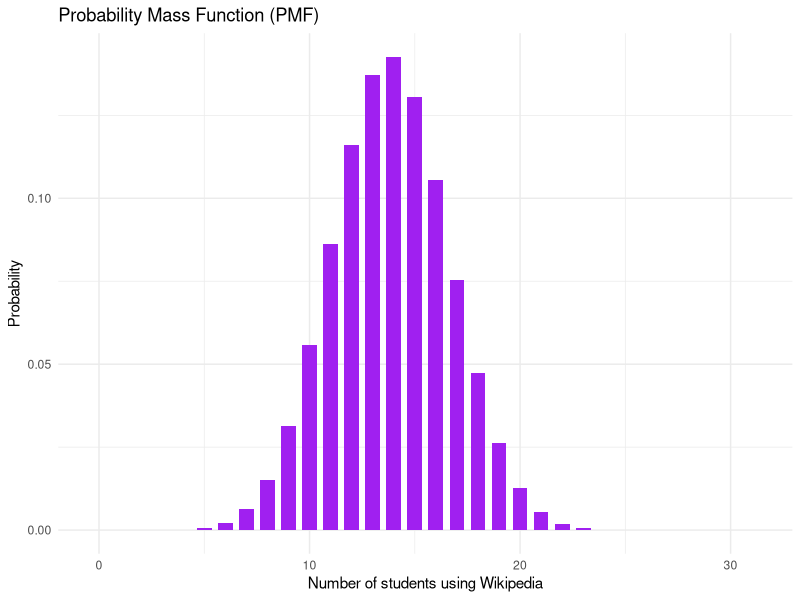
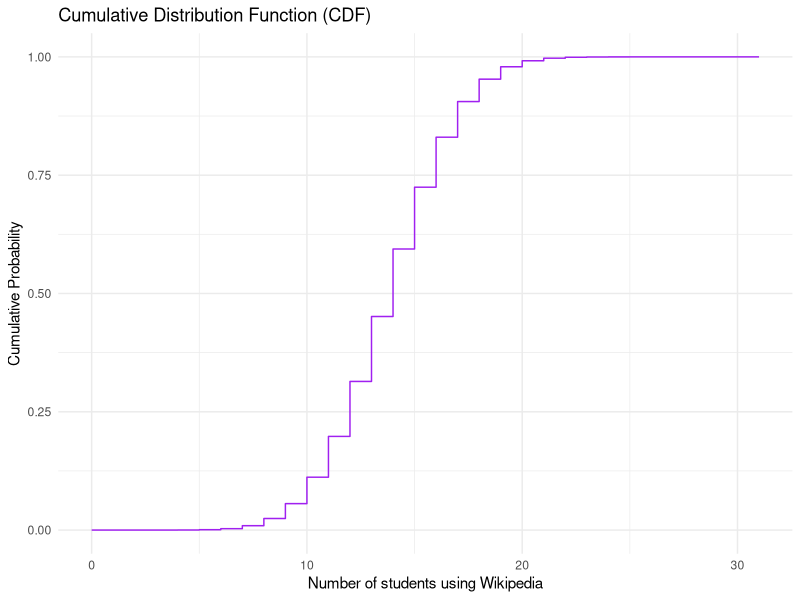
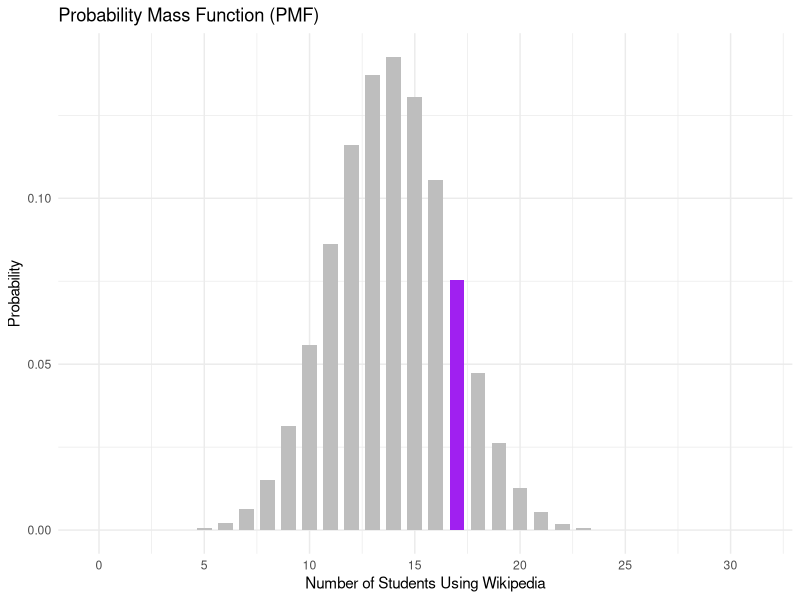
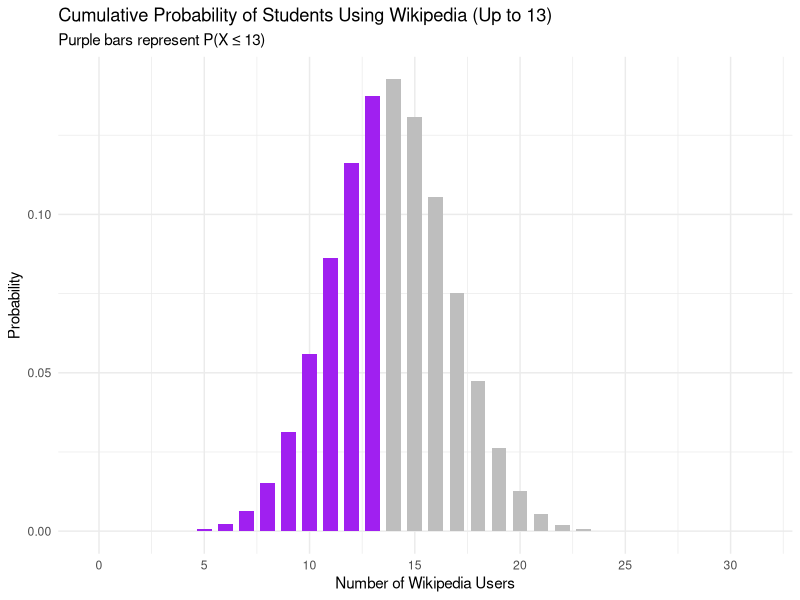
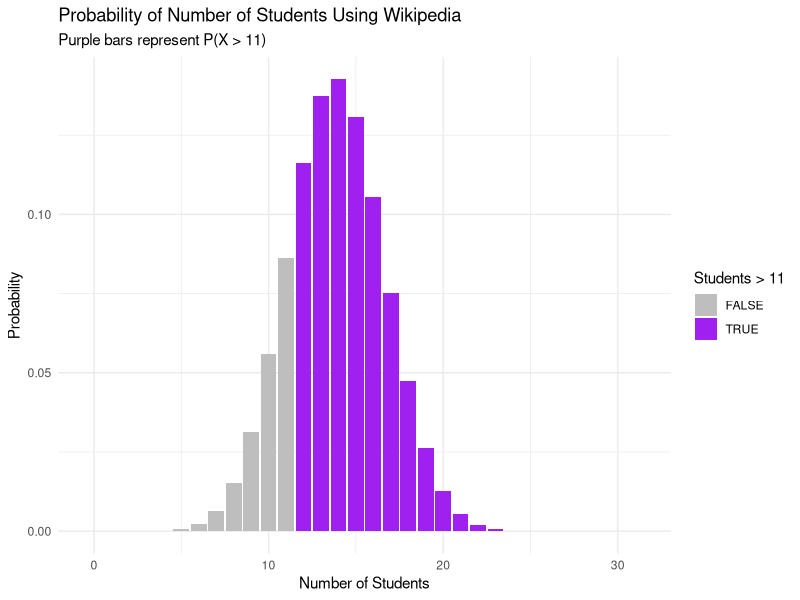
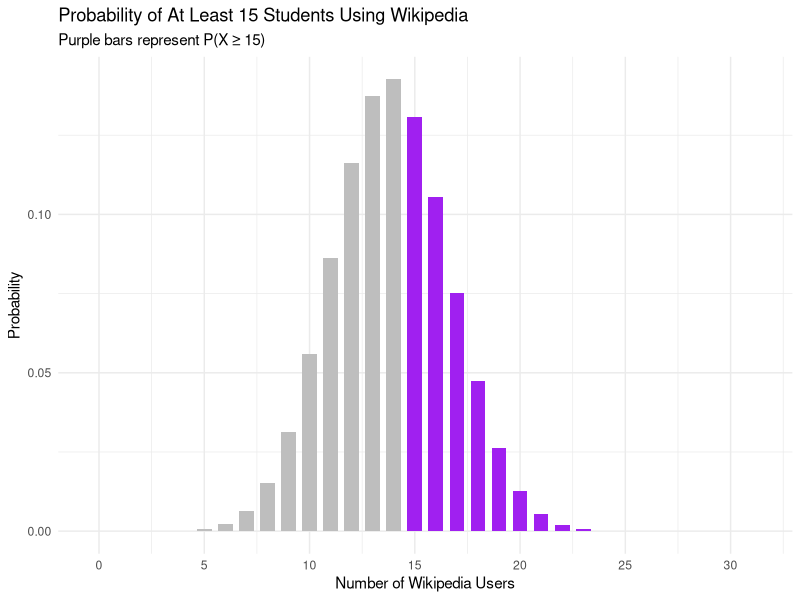
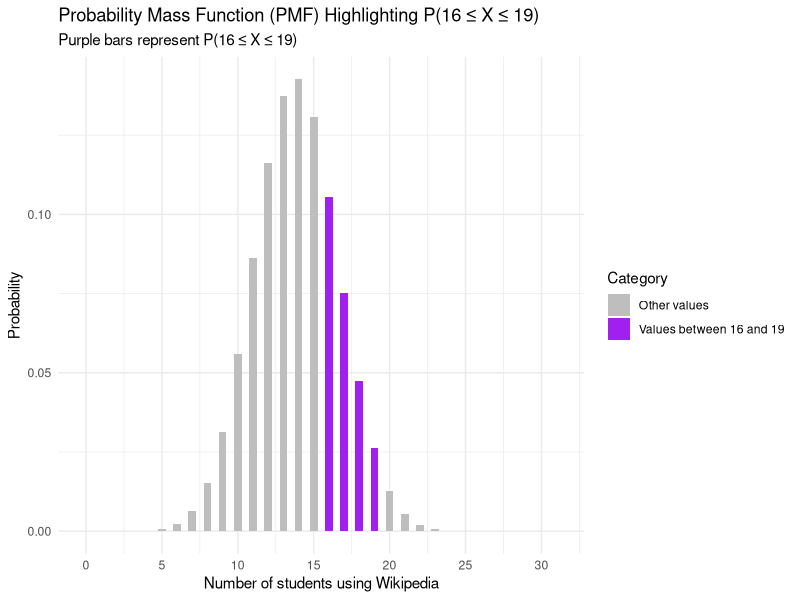

Recreate these plots in R, in order.
## ---- chunk 1
library(ggplot2)
library(dplyr)
## ---- chunk 2
p<-0.447
n<-31
## ---- chunk 3
num_of_wik_users<-0:n
pmf<-dbinom(num_of_wik_users,n,p)
pmf_df<-data.frame(wikipedia_users=num_of_wik_users,pmf=pmf)
pmf_df
## ---- chunk 4
ggplot(pmf_df,aes(x=wikipedia_users,y=pmf))+
       geom_bar(stat = "identity", fill = "purple", width = 0.7) +
  labs(title = "Probability Mass Function (PMF)",
       x = "Number of students using Wikipedia",
       y = "Probability") +
  theme_minimal()
## ---- chunk 5
cdf<-pbinom(num_of_wik_users,n,p)
cdf_df<-data.frame(wikipedia_users=num_of_wik_users,cdf=cdf)
cdf_df
## ---- chunk 6
cdf_df<-data.frame(wikipedia_users=num_of_wik_users,cdf=cdf)
ggplot(cdf_df,aes(x=wikipedia_users,y=cdf))+
  geom_step(color = "purple") +
  labs(title = "Cumulative Distribution Function (CDF)",
       x = "Number of students using Wikipedia",
       y = "Cumulative Probability") +
  theme_minimal()
## ---- chunk 7
prob_equal_17<-dbinom(17,n,p)
prob_equal_17
## ---- chunk 8
# Adding a new column to indicate whether the number of students is 17
pmf_df$highlight <- ifelse(pmf_df$wikipedia_users == 17, "17", "Other")

# Plotting
ggplot(pmf_df, aes(x=wikipedia_users, y=pmf, fill=highlight)) +
  geom_bar(stat = "identity", width = 0.7) +
  scale_fill_manual(values=c("17"="purple", "Other"="gray")) + # Custom color: red for 17, purple for others
  labs(title = "Probability Mass Function (PMF)",
       x = "Number of Students Using Wikipedia",
       y = "Probability") +
  theme_minimal() +
  theme(legend.position="none")+ # Hide legend if not needed
scale_x_continuous(breaks = seq(0, max(pmf_df$wikipedia_users), by = 5))  # Adjust the max value as needed
## ---- chunk 9
prob_atmost_13<-pbinom(13,n,p)
prob_atmost_13

## ---- chunk 10
# Create a new column in pmf_df to indicate if the outcome is less than or equal to 13
pmf_df$highlight <- pmf_df$wikipedia_users <= 13

# Plotting the bar chart
ggplot(pmf_df, aes(x = wikipedia_users, y = pmf, fill = highlight)) +
  geom_bar(stat = "identity", width = 0.7) +  # you can adjust width for appearance
  scale_fill_manual(values = c("gray", "purple")) +  # non-highlighted in gray, highlighted in red
  labs(title = "Cumulative Probability of Students Using Wikipedia (Up to 13)",
       subtitle = "Purple bars represent P(X ≤ 13)",
       x = "Number of Wikipedia Users",
       y = "Probability") +
  theme_minimal() +
  guides(fill = FALSE)+
  scale_x_continuous(breaks = seq(0, max(pmf_df$wikipedia_users), by = 5))  # Adjust the max value as needed

## ---- chunk 11
prob_greater_than_11<- 1-pbinom(11,n,p)
prob_greater_than_11

## ---- chunk 12

# Create a data frame for plotting
prob_data <- data.frame(
  Students = 0:n,
  Probability = dbinom(0:n, n, p)
)

# Plotting the bar chart
ggplot(prob_data, aes(x = Students, y = Probability, fill = Students > 11)) +
  geom_bar(stat = "identity") +
  scale_fill_manual(values = c("gray", "purple")) +
  labs(title = "Probability of Number of Students Using Wikipedia",
       subtitle = "Purple bars represent P(X > 11)",
       x = "Number of Students",
       y = "Probability") +
  theme_minimal()
## ---- chunk 13
prob_atleast_15<-1-pbinom(14,n,p)
prob_atleast_15
## ---- chunk 14
# Adding a column to the pmf_df to indicate if the outcome is 15 or more
pmf_df$highlight <- pmf_df$wikipedia_users >= 15

# Plotting the bar chart
ggplot(pmf_df, aes(x = wikipedia_users, y = pmf, fill = highlight)) +
  geom_bar(stat = "identity", width = 0.7) +  # Adjust width for appearance
  scale_fill_manual(values = c("gray", "purple")) +  # non-highlighted in gray, highlighted in blue
  labs(title = "Probability of At Least 15 Students Using Wikipedia",
       subtitle = "Purple bars represent P(X ≥ 15)",
       x = "Number of Wikipedia Users",
       y = "Probability") +
  theme_minimal() +
  guides(fill = FALSE)+ # Optionally remove the legend if not needed
   scale_x_continuous(breaks = seq(0, max(pmf_df$wikipedia_users), by = 5))  # Adjust the max value as needed

## ---- chunk 15
prob_between_16_19<-pbinom(19,n,p)-pbinom(15,n,p)
prob_between_16_19
## ---- chunk 16
library(ggplot2)

# Assuming pmf_df is your data frame with columns wikipedia_users and pmf
ggplot(pmf_df, aes(x = wikipedia_users, y = pmf, fill = (wikipedia_users >= 16 & wikipedia_users <= 19))) +
  geom_bar(stat = "identity", width = 0.5) +
  scale_fill_manual(values = c("gray", "purple"), 
                    labels = c("Other values", "Values between 16 and 19"),
                    guide = guide_legend(title = "Category")) +
  labs(title = "Probability Mass Function (PMF) Highlighting P(16 ≤ X ≤ 19)",
       subtitle = "Purple bars represent P(16 ≤ X ≤ 19)",
       x = "Number of students using Wikipedia",
       y = "Probability",
       fill = "Category") +
  theme_minimal() +
  scale_x_continuous(breaks = seq(0, max(pmf_df$wikipedia_users), by = 5))  # Setting x-axis breaks

## ---- chunk 17
mean_X <- n * p
mean_X
## ---- chunk 18
variance_x<-n*p*(1-p)
variance_x
sd_x<-sqrt(variance_x)
sd_x

